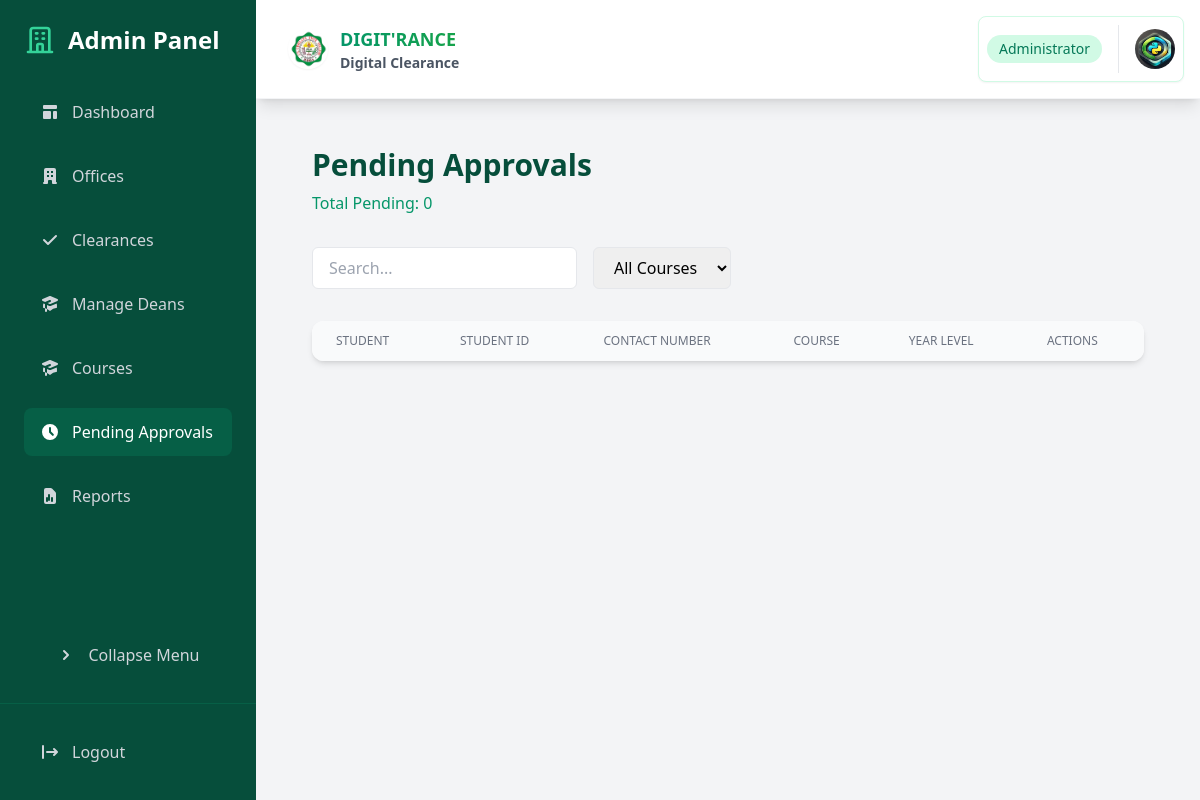
/dashboard/admin/pending-approvals/ (signed in), run on an earlier commit of the app's database.
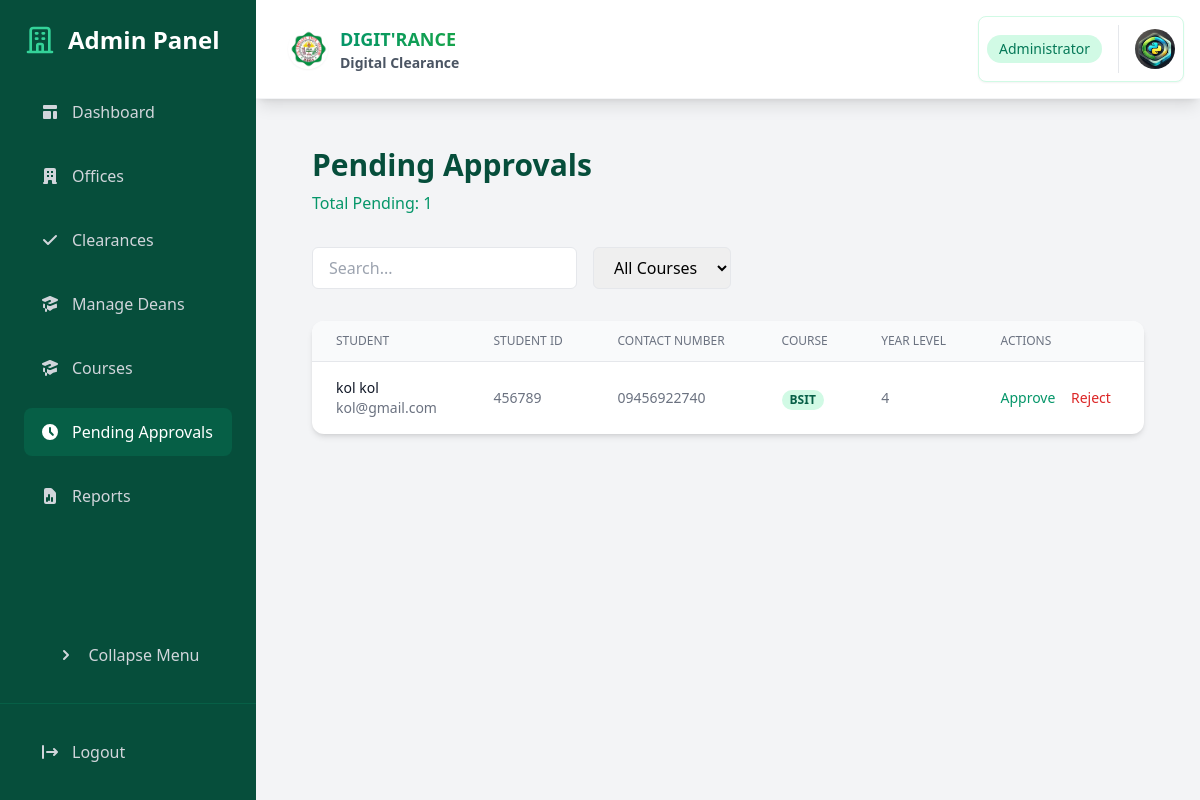
And on a later commit of the database.
### core/models.py (models this page shows, shortened)
class Student(models.Model):
    user = models.OneToOneField(User, on_delete=models.CASCADE)
    student_id = models.CharField(max_length=20, unique=True)
    course = models.ForeignKey(Course, on_delete=models.PROTECT)
    program_chair = models.ForeignKey('ProgramChair', on_delete=models.SET_NULL, null=True, blank=True)
    dormitory_owner = models.ForeignKey('Staff', on_delete=models.SET_NULL, null=True, blank=True, related_name='dormitory_students')
    year_level = models.IntegerField()
    contact_number = models.CharField(max_length=20, blank=True, null=True)
    is_boarder = models.BooleanField(default=False)
    created_at = models.DateTimeField(auto_now_add=True)
    is_approved = models.BooleanField(default=False)
    rejection_reason = models.TextField(blank=True, null=True)
    profile_picture = models.ImageField(upload_to='student_profiles/', null=True, blank=True)

class Course(models.Model):
    code = models.CharField(max_length=10, unique=True)
    name = models.CharField(max_length=100)
    dean = models.ForeignKey(Dean, on_delete=models.PROTECT, related_name='courses')
    is_active = models.BooleanField(default=True)
    created_at = models.DateTimeField(auto_now_add=True)
    updated_at = models.DateTimeField(auto_now=True)
    class Meta:
        ordering = ['code']

### core/views.py (the view)
# urls.py: path('dashboard/admin/pending-approvals/', views.admin_pending_approvals, name='admin_pending_approvals'),
@login_required
@user_passes_test(lambda u: u.is_superuser)
def admin_pending_approvals(request):
    pending_students = Student.objects.filter(
        is_approved=False
    ).select_related('user', 'course')
    courses = Course.objects.all()
    return render(request, 'admin/pending_approvals.html', {
        'pending_students': pending_students,
        'total_pending': pending_students.count(),
        'courses': courses,
    })

### templates/admin/pending_approvals.html (shortened to what this page needs)
{% extends 'base.html' %}
{% load static %}
{% block content %}
<div class="p-6 space-y-8">
    <div class="mb-8">
        <h1 class="text-3xl font-bold text-emerald-900">Pending Approvals</h1>
        <p class="text-emerald-600 mt-2">Total Pending: {{ total_pending }}</p>
    </div>
    <div class="flex gap-4 mb-6">
        <input type="text" id="search" placeholder="Search..."
               class="px-4 py-2 border rounded-md">
        <select id="course-filter" class="px-4 py-2 border rounded-md">
            <option value="">All Courses</option>
        </select>
    </div>
    <div class="bg-white rounded-xl shadow-md overflow-hidden">
        <table class="min-w-full divide-y divide-gray-200">
            <thead class="bg-gray-50">
                <tr>
                    <th class="px-6 py-3 text-left text-xs font-medium text-gray-500 uppercase">Student</th>
                    <th class="px-6 py-3 text-left text-xs font-medium text-gray-500 uppercase">Student ID</th>
                    <th class="px-6 py-3 text-left text-xs font-medium text-gray-500 uppercase">Contact Number</th>
                    <th class="px-6 py-3 text-left text-xs font-medium text-gray-500 uppercase">Course</th>
                    <th class="px-6 py-3 text-left text-xs font-medium text-gray-500 uppercase">Year Level</th>
                    <th class="px-6 py-3 text-left text-xs font-medium text-gray-500 uppercase">Actions</th>
                </tr>
            </thead>
            <tbody class="divide-y divide-gray-200">
                {% for student in pending_students %}
                <tr id="student-row-{{ student.id }}" class="hover:bg-gray-50">
                    <td class="px-6 py-4">
                        <div class="text-sm font-medium text-gray-900">{{ student.user.get_full_name }}</div>
                        <div class="text-sm text-gray-500">{{ student.user.email }}</div>
                    </td>
                    <td class="px-6 py-4 text-sm text-gray-500">{{ student.student_id }}</td>
                    <td class="px-6 py-4 text-sm text-gray-500">
                        {% if student.contact_number %}
                            {{ student.contact_number }}
                        {% else %}
                            <span class="text-gray-400">Not provided</span>
                        {% endif %}
                    </td>
                    <td class="px-6 py-4">
                        <span class="px-2 inline-flex text-xs leading-5 font-semibold rounded-full bg-emerald-100 text-emerald-800">
                            {{ student.course.code }}
                        </span>
                    </td>
                    <td class="px-6 py-4 text-sm text-gray-500">{{ student.year_level }}</td>
                    <td class="px-6 py-4 text-sm">
                        <button onclick="showApproveModal('{{ student.id }}', '{{ student.user.get_full_name }}', '{{ student.student_id }}')"
                                class="text-emerald-600 hover:text-emerald-900 mr-3">
                            Approve
                        </button>
                        <button onclick="showRejectModal('{{ student.id }}', '{{ student.user.get_full_name }}', '{{ student.student_id }}')"
                                class="text-red-600 hover:text-red-900">
                            Reject
                        </button>
                    </td>
                </tr>
                {% endfor %}
            </tbody>
        </table>
    </div>
</div>
{% endblock %}

What changed in the data, as far as the page shows it:
added Student: user.get_full_name "kol kol", user.email "kol@gmail.com", student_id "456789", contact_number "09456922740", course.code "BSIT", year_level "4"
Also different on the page:
{{ total_pending }}: "0" → "1"
